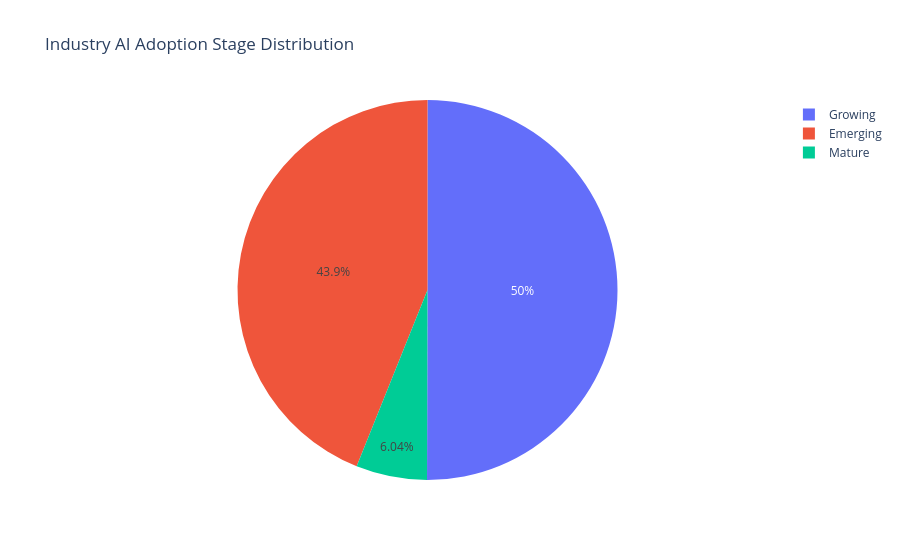
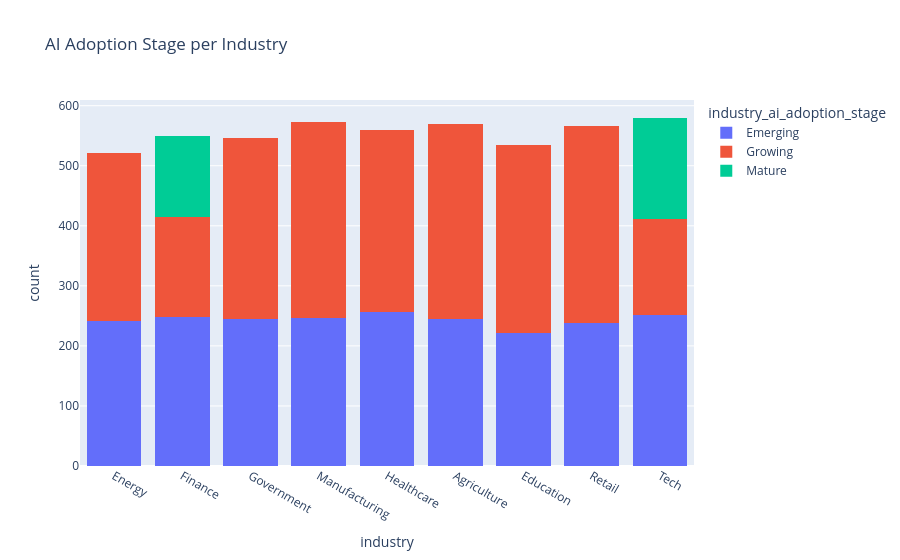

Here is the notebook cell these charts were saved with, in order:
### Markdown cell above
## grouping dan visualisasi Industry AI Adoption Stage berdasarkan industry

### Code cell
fig5 = px.pie(df, names='industry_ai_adoption_stage', 
             title='Industry AI Adoption Stage Distribution')
fig5.show()


fig6 = px.histogram(
    df, 
    x="industry", 
    color="industry_ai_adoption_stage",
    title="AI Adoption Stage per Industry",
    # Order from earliest stage to most advanced
    category_orders={"industry_ai_adoption_stage": ["Emerging", "Growing", "Mature"]},
    barmode='stack'
)

fig6.show()

### Figure 1 — Plotly figure (JSON) as saved in the notebook; plotly's stock layout.template omitted (floating-point values rounded to 4 significant figures; data arrays with more than 128 entries replaced by an {"elided": "..."} marker saying what was removed)
{"data": [{"domain": {"x": [0, 1], "y": [0, 1]}, "hovertemplate": "industry_ai_adoption_stage=%{label}<extra></extra>", "labels": {"elided": "5000 str values"}, "legendgroup": "", "name": "", "showlegend": true, "type": "pie"}], "layout": {"legend": {"tracegroupgap": 0}, "title": {"text": "Industry AI Adoption Stage Distribution"}}}

### Figure 2 — Plotly figure (JSON) as saved in the notebook; plotly's stock layout.template omitted (floating-point values rounded to 4 significant figures; data arrays with more than 128 entries replaced by an {"elided": "..."} marker saying what was removed)
{"data": [{"bingroup": "x", "hovertemplate": "industry_ai_adoption_stage=Emerging<br>industry=%{x}<br>count=%{y}<extra></extra>", "legendgroup": "Emerging", "marker": {"color": "#636efa", "pattern": {"shape": ""}}, "name": "Emerging", "orientation": "v", "showlegend": true, "type": "histogram", "x": {"elided": "2196 str values"}, "xaxis": "x", "yaxis": "y"}, {"bingroup": "x", "hovertemplate": "industry_ai_adoption_stage=Growing<br>industry=%{x}<br>count=%{y}<extra></extra>", "legendgroup": "Growing", "marker": {"color": "#EF553B", "pattern": {"shape": ""}}, "name": "Growing", "orientation": "v", "showlegend": true, "type": "histogram", "x": {"elided": "2502 str values"}, "xaxis": "x", "yaxis": "y"}, {"bingroup": "x", "hovertemplate": "industry_ai_adoption_stage=Mature<br>industry=%{x}<br>count=%{y}<extra></extra>", "legendgroup": "Mature", "marker": {"color": "#00cc96", "pattern": {"shape": ""}}, "name": "Mature", "orientation": "v", "showlegend": true, "type": "histogram", "x": {"elided": "302 str values"}, "xaxis": "x", "yaxis": "y"}], "layout": {"barmode": "stack", "legend": {"title": {"text": "industry_ai_adoption_stage"}, "tracegroupgap": 0}, "title": {"text": "AI Adoption Stage per Industry"}, "xaxis": {"anchor": "y", "domain": [0, 1], "title": {"text": "industry"}}, "yaxis": {"anchor": "x", "domain": [0, 1], "title": {"text": "count"}}}}
